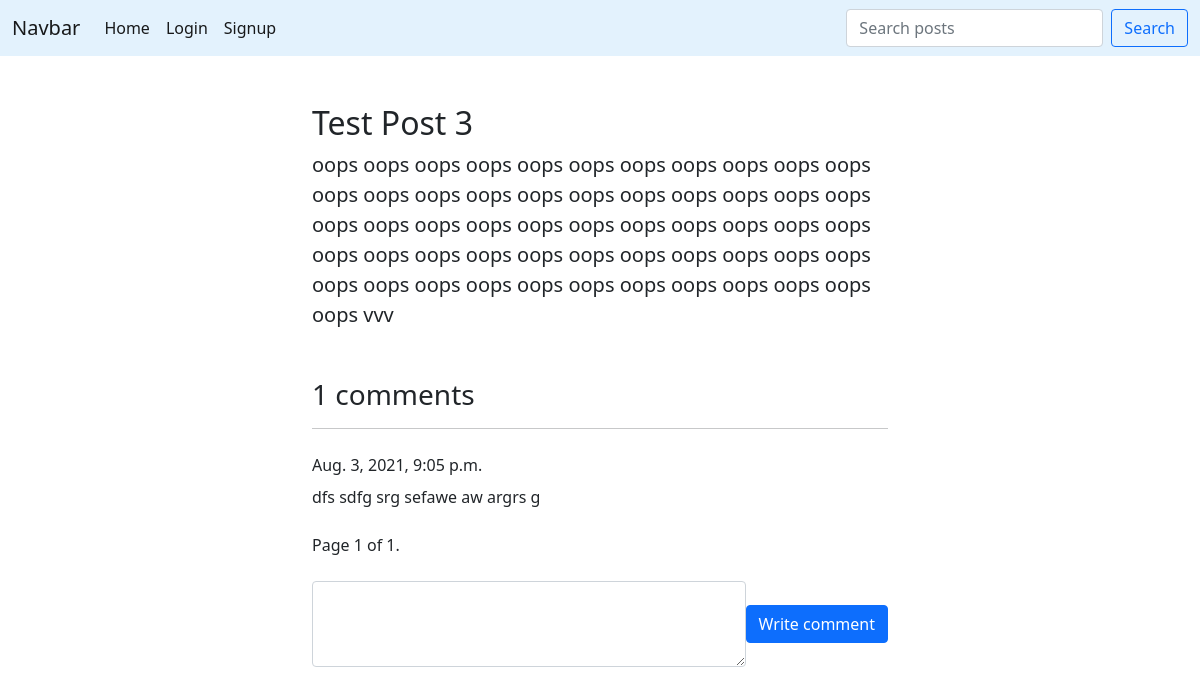
/post/3/, run on an earlier commit of the app's database.
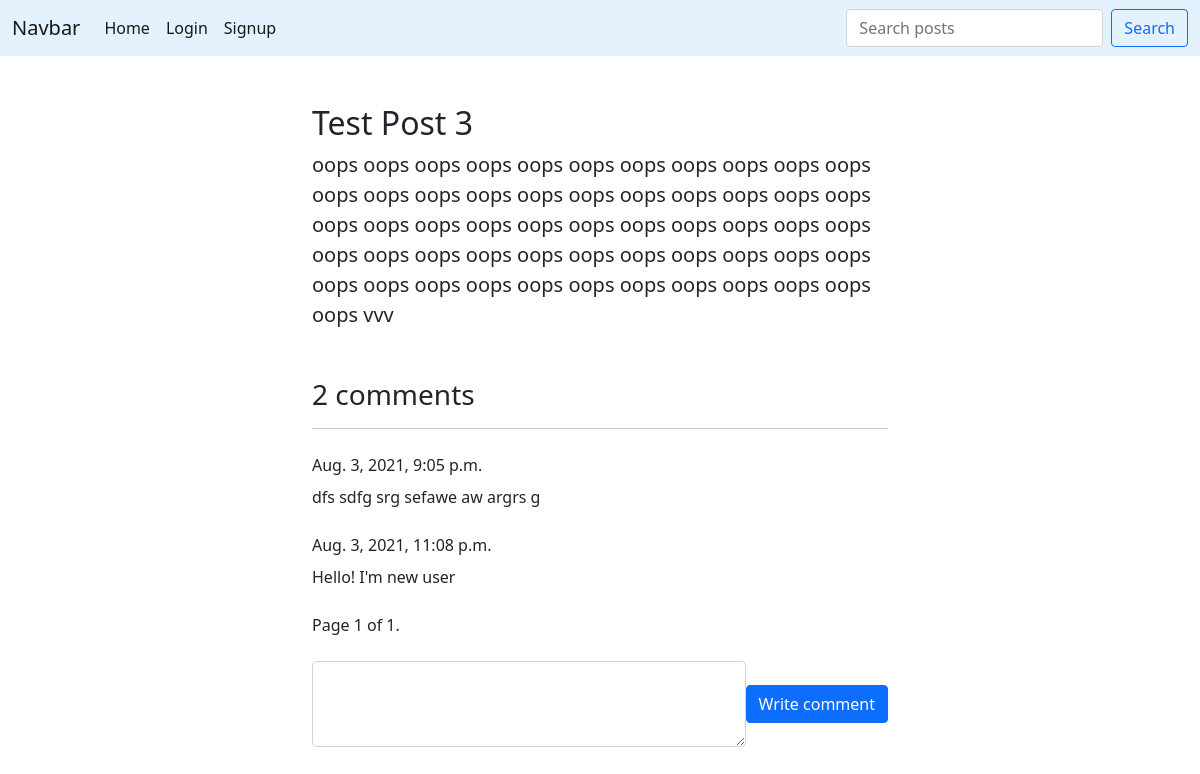
And on a later commit of the database.
### online_journal/models.py (models this page shows, shortened)
class Post(models.Model):
    title = models.CharField('Title', max_length=200)
    text = models.TextField('Text')
    pub_date = models.DateTimeField('Published date', auto_now_add=True)
    is_active = models.BooleanField('Display a post on the site', default=True)
    rating = models.IntegerField('Views count', default=0)
    created_by = models.ForeignKey(User, on_delete=models.CASCADE, verbose_name='User', related_name='posts')
    objects = PostManager()
    def update_rating(self):
        self.rating += 1
        self.save()
    def get_comments_count(self):
        return self.comments.count()
    def get_comments_ordered_by_date(self):
        return self.comments.order_by('pub_date')

class Comment(models.Model):
    post = models.ForeignKey(Post, on_delete=models.CASCADE, verbose_name='Post', related_name='comments')
    created_by = models.ForeignKey(User, on_delete=models.CASCADE, verbose_name='User', related_name='comments')
    text = models.TextField('Text')
    pub_date = models.DateTimeField('Published date', auto_now_add=True)

### online_journal/views.py (the view)
# urls.py: path('post/<int:pk>/', PostDetailView.as_view(), name='post_detail'),
class PostDetailView(generic.DetailView):
    model = Post
    template_name = 'online_journal/post_detail.html'
    def get(self, request, *args, **kwargs):
        self.get_object().update_rating()
        return super().get(request, *args, **kwargs)
    def get_context_data(self, **kwargs):
        context = super().get_context_data(**kwargs)
        comments = self.get_object().get_comments_ordered_by_date()
        paginator = Paginator(comments, 5)
        page_number = self.request.GET.get('page', 1)
        page_obj = paginator.get_page(page_number)
        context['page_obj'] = page_obj
        context['form'] = CommentForm()
        return context

### online_journal/forms.py
class CommentForm(forms.ModelForm):
    class Meta:
        model = Comment
        fields = ['text']

### online_journal/templates/online_journal/post_detail.html (shortened to what this page needs)
{% extends 'base.html' %}
{% load widget_tweaks %}
{% block content %}
    <div class="jumbotron">
        <h2>{{post.title}}</h2>
        <p class="lead">{{post.text}}</p>
    </div>
    <div class="comment_label mt-5">
        <h3>{{ post.get_comments_count }} comments</h3>
    </div>
    <hr>
    {% for comment in page_obj %}
        <div class="comment_block mt-4">
            <div class="date mb-2">
                {{ comment.pub_date }}
            </div>
            <div class="text">
                {{ comment.text }}
            </div>
        </div>
    {% empty %}
        <h6 class="empty-content">No comments</h6>
    {% endfor %}
    <div class="pagination mt-4">
        <span class="step-links">
            <span class="current">
                Page {{ page_obj.number }} of {{ page_obj.paginator.num_pages }}.
            </span>
        </span>
    </div>
    <form action="{% url 'add_comment' pk=post.id %}" method="post">
        <div class="comment-form-wrapper mt-4">
            <div id="comment-textarea">
                {% render_field form.text class='form-control' rows=3 %}
            </div>
            <div id="comment-submit">
                <input type="submit" value="Write comment" class="btn btn-primary">
            </div>
        </div>
    </form>
{% endblock %}

### templates/base.html (shortened to what this page needs)
{% load static %}
<!DOCTYPE html>
<html lang="en">
<head>
    <link href="https://cdn.jsdelivr.net/npm/bootstrap@5.0.2/dist/css/bootstrap.min.css" rel="stylesheet">
    <link rel="stylesheet" href="{% static 'css/style.css' %}">
</head>
<body>
    <nav class="navbar navbar-expand-lg navbar-light">
        <div class="container-fluid">
          <a class="navbar-brand" href="{% url 'all_posts' %}">Navbar</a>
          <div class="collapse navbar-collapse" id="navbarColor01">
            <ul class="navbar-nav me-auto mb-2 mb-lg-0">
              <li class="nav-item">
                <a class="nav-link active" aria-current="page" href="{% url 'all_posts' %}">Home</a>
              </li>
              {% if user.is_authenticated %}
                <li class="nav-item">
                  <a class="nav-link active" aria-current="page" href="{% url 'logout' %}">Logout</a>
                </li>
              {% else %}
                <li class="nav-item">
                  <a class="nav-link active" aria-current="page" href="{% url 'login' %}">Login</a>
                </li>
                <li class="nav-item">
                  <a class="nav-link active" aria-current="page" href="{% url 'signup' %}">Signup</a>
                </li>
              {% endif %}
            </ul>
            <form method="get" action="{% url 'search_posts' %}" class="d-flex">
              <input class="form-control me-2" type="search" placeholder="Search posts" aria-label="Search" name="q">
              <button class="btn btn-outline-primary" type="submit">Search</button>
            </form>
          </div>
        </div>
      </nav>
      <div id="main" class="container mt-5 mb-4">
          {% block content %}{% endblock %}
      </div>
</body>
</html>

### static/css/style.css (style rules this page uses)
.navbar { background-color: #e3f2fd; }
#main { max-width: 50%; }
.comment-form-wrapper { display: flex; justify-content: space-between; }
#comment-textarea { width: 80%; }
#comment-submit { align-self: center; }

What changed in the data, as far as the page shows it:
changed Post "Test Post 3": get_comments_count "1" → "2"
added Comment: pub_date "Aug. 3, 2021, 11:08 p.m.", text "Hello! I'm new user"
